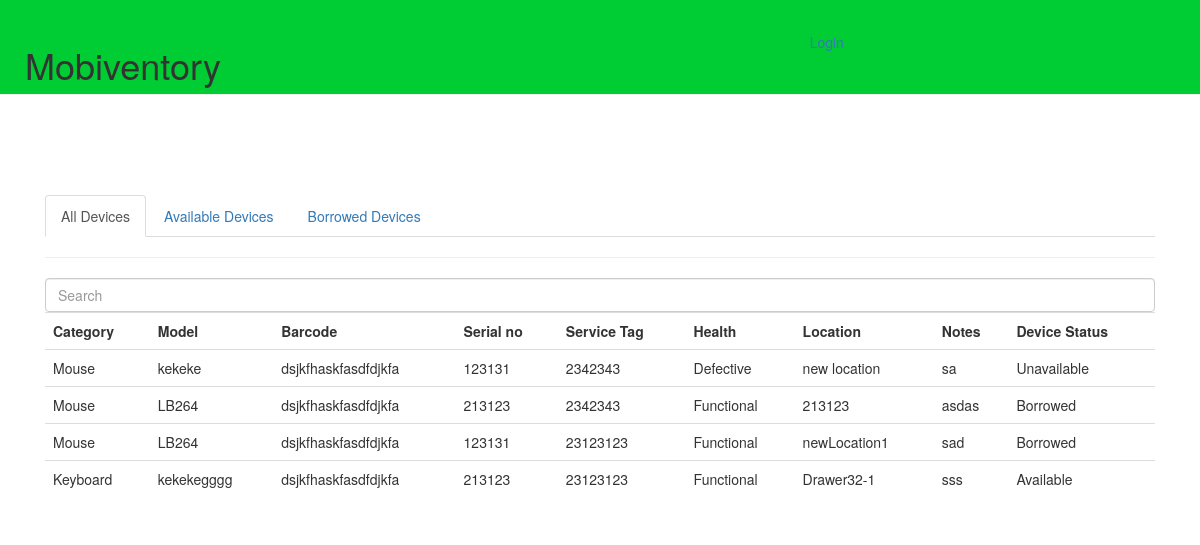
The page / on the database its author committed.
### mobile_inventory/models.py (models this page shows, shortened)
class Device(models.Model):
    category = models.ForeignKey(Category, blank=True, null=True)
    status = models.ForeignKey(Status, on_delete=models.CASCADE, blank=True, null=True)
    model = models.CharField('Model', max_length=100)
    serial_no = models.CharField('Serial No.', max_length=50)
    service_tag = models.CharField('Service Tag', max_length=100)

### mobile_inventory/views.py (the view)
# urls.py: url(r'^$', views.Home.as_view(), name='home'),
class Home(View):
    def get(self, request):
        devices = modelhelper.get_all_devices()
        search_form = SearchForm()
        try:
            keyword = request.GET['keyword']
            searched_devices = modelhelper.search_device(keyword)
        except:
            searched_devices = []
        return render(request, 'bulkdevices/devices.html', {
            'devices': devices,
            'searched_devices': searched_devices,
            'search_form': search_form,
            }
        )

### mobile_inventory/forms.py
class SearchForm(forms.Form):
    keyword = forms.CharField(
        widget=forms.TextInput(
            attrs={
            'class': 'form-control',
            'placeholder': 'Search'
            }
        )
    )

### mobile_inventory/models.py (called while the page is built, shortened)
    def __str__(self):
        transaction  = {1: 'Add', 2: 'Modify',3: 'Borrow', 4: 'Return'}
        if self.transaction_type in transaction:
            return transaction[self.transaction_type]
        return 'Invalid type: ' + self.transaction_type

    def get_all_devices(self, limit=0, offset=0):
        devices = Device.objects.all().order_by('-id').values(
            'id',
            'status__id',
            'status__barcode',
            'status__health',
            'status__is_available',
            'status__image',
            'status__notes',
            'status__location__id',
            'status__location__location',
            'category__id',
            'category__category',
            'model',
            'serial_no',
            'service_tag',
        )
        for device in devices:
            is_borrowed = self.is_device_borrowed(device['id'])
            device.update({'is_borrowed': is_borrowed})
        return devices

    def is_device_borrowed(self, device_id):
        transaction = Transaction.objects.filter(device__id=device_id).order_by('-transaction_date').first()
        print(transaction.transaction_type)
        return bool(transaction.transaction_type.transaction_type == self.transaction_types['borrow'])

### mobile_inventory/templates/bulkdevices/devices.html (shortened to what this page needs)
{% extends 'bulkdevices/base.html' %}
{% block content %}
  <ul class="nav nav-tabs">
    <li class="active"><a href="{% url 'home' %}">All Devices</a></li>
    <li><a href="{% url 'available_devices_list' %}">Available Devices</a></li>
    <li><a href="{% url 'borrowed_devices_list' %}">Borrowed Devices</a></li>
  </ul>
  <hr/>
  <form method="GET">
    {{ search_form.keyword }}
  </form>
  <table class='table table-hover'>
    <th>Category</th>
    <th>Model</th>
    <th>Barcode</th>
    <th>Serial no</th>
    <th>Service Tag</th>
    <th>Health</th>
    <th>Location</th>
    <th>Notes</th>
    <th>Device Status</th>
    {% for device in devices %}
    <tr data-toggle="popover" data-placement="top" data-content="<img src='{{ device.status__image }}' />">
      <td>{{ device.category__category }}</td>
      <td>{{ device.model }}</td>
      <td>{{ device.status__barcode }}</td>
      <td>{{ device.serial_no }}</td>
      <td>{{ device.service_tag }}</td>
      <td>{{ device.status__health }}</td>
      <td>{{ device.status__location__location }}</td>
      <td>{{ device.status__notes }}</td>
      <td>
        {% if device.status__is_available and device.status__health == 'Functional' %}
          Available
        {% elif device.status__is_available and device.status__health == 'Defective' %}
          Unavailable
        {% else %}
          Borrowed
        {% endif %}
      </td>
    </tr>
    {% endfor %}
  </table>
{% endblock %}

### rows shown on the page
Device: category__category "Mouse", model "kekeke", status__barcode "dsjkfhaskfasdfdjkfa", serial_no "123131", service_tag "2342343", status__health "Defective", status__location__location "new location", status__notes "sa", shows "Unavailable"
Device: category__category "Mouse", model "LB264", status__barcode "dsjkfhaskfasdfdjkfa", serial_no "213123", service_tag "2342343", status__health "Functional", status__location__location "213123", status__notes "asdas", shows "Borrowed"
Device: category__category "Mouse", model "LB264", status__barcode "dsjkfhaskfasdfdjkfa", serial_no "123131", service_tag "23123123", status__health "Functional", status__location__location "newLocation1", status__notes "sad", shows "Borrowed"
Device: category__category "Keyboard", model "kekekegggg", status__barcode "dsjkfhaskfasdfdjkfa", serial_no "213123", service_tag "23123123", status__health "Functional", status__location__location "Drawer32-1", status__notes "sss", shows "Available"
